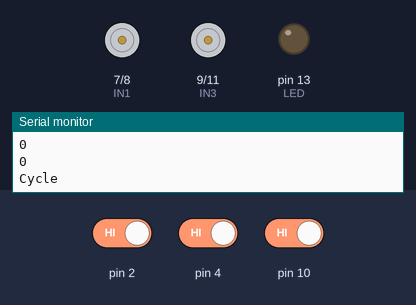
Simulated run of this sketch. Board: Arduino Uno, built with avr-gcc and run on an emulated ATmega328P. On the bench: motor-driver pin pairs drawn as motors (green arrow = first pin HIGH = forward, orange = second pin HIGH = backward, longer = more drive, scaled by the enable pin), output pins drawn as LEDs (lit = HIGH), the last lines printed to the serial monitor. The inputs (shaded band) are chosen by the test bench; at power-on: pin 2 HIGH, pin 4 HIGH, pin 10 HIGH.

Above: at 1.2 s.
1.3 s: pin 2 driven LOW
At 1.8 s:
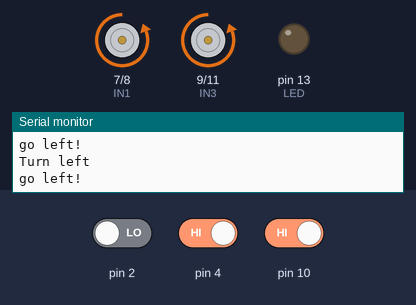
4.3 s: pin 2 driven HIGH
At 5.5 s:
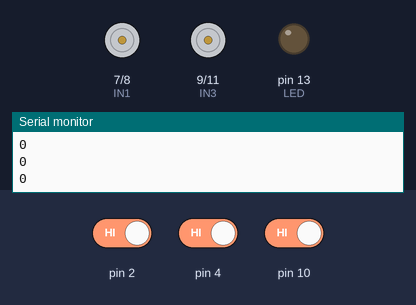
5.8 s: pin 4 driven LOW
At 6.5 s:
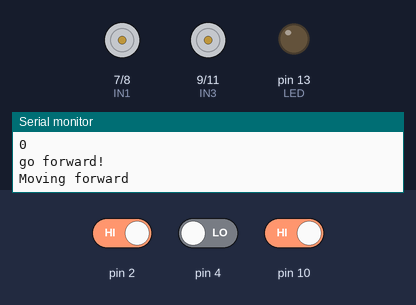
8.8 s: pin 2 driven LOW and pin 4 driven HIGH
At 9.6 s:
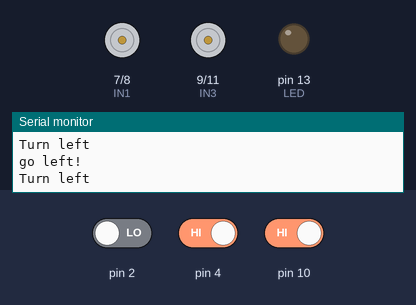
11.8 s: pin 2 driven HIGH and pin 10 driven LOW
14.8 s: pin 10 driven HIGH
At 15.3 s:
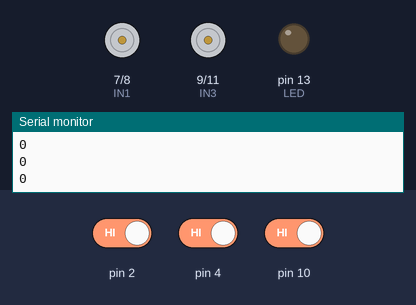
Timing chart, 0 to 17.3 s (numbered marks = the images above; inputs shaded):
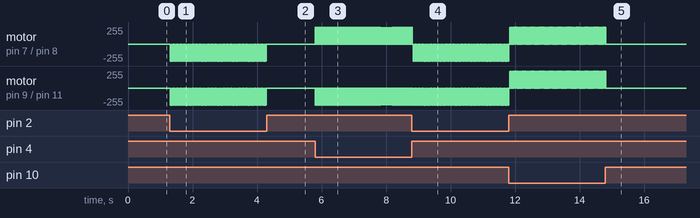

The sketch:

Line_tracking_car.ino
```cpp
//www.elegoo.com

//Line Tracking IO define
#define LT_R !digitalRead(10)
#define LT_M !digitalRead(4)
#define LT_L !digitalRead(2)

#define ENA 5
#define ENB 6
#define IN1 7
#define IN2 8
#define IN3 9
#define IN4 11
#define LED 13

#define carSpeed 150

bool state = LOW;

void forward(){
  digitalWrite(ENA,HIGH);
  digitalWrite(ENB,HIGH);
  digitalWrite(IN1, HIGH);
  digitalWrite(IN2, LOW);
  digitalWrite(IN3, LOW);
  digitalWrite(IN4, HIGH);
  Serial.println("go forward!");
}

void back(){
  digitalWrite(ENA,HIGH);
  digitalWrite(ENB,HIGH);
  digitalWrite(IN1, LOW);
  digitalWrite(IN2, HIGH);
  digitalWrite(IN3, HIGH);
  digitalWrite(IN4, LOW);
  Serial.println("go back!");
}

void left(){
  digitalWrite(ENA,HIGH);
  digitalWrite(ENB,HIGH);
  digitalWrite(IN1, LOW);
  digitalWrite(IN2, HIGH);
  digitalWrite(IN3, LOW);
  digitalWrite(IN4, HIGH);
  Serial.println("go left!");
}

void right(){
  digitalWrite(ENA,HIGH);
  digitalWrite(ENB,HIGH);
  digitalWrite(IN1, HIGH);
  digitalWrite(IN2, LOW);
  digitalWrite(IN3, HIGH);
  digitalWrite(IN4, LOW);
  Serial.println("go right!");
}

void stateChange(){
  state = !state;
  digitalWrite(LED, state);
  Serial.println("Light");
}

void stop(){
   digitalWrite(ENA, LOW);
   digitalWrite(ENB, LOW);
   Serial.println("Stop!");
}

void setup(){
  Serial.begin(9600);
  pinMode(LT_R,INPUT);
  pinMode(LT_M,INPUT);
  pinMode(LT_L,INPUT);
  pinMode(LED, OUTPUT);
  pinMode(IN1,OUTPUT);
  pinMode(IN2,OUTPUT);
  pinMode(IN3,OUTPUT);
  pinMode(IN4,OUTPUT);
  pinMode(ENA,OUTPUT);
  pinMode(ENB,OUTPUT);
  Serial.println("here");
  stop();
}

void loop() {
  Serial.println("Cycle");
  Serial.println(LT_M);
  Serial.println( LT_L);
  Serial.println(LT_R);

  if(LT_M){
    forward();
    analogWrite(ENB, 0);
    analogWrite(ENA, 0);
    Serial.println("Moving forward");
  } else if (LT_R) {
    while (LT_R){
      right();
      analogWrite(ENB, 0);
      analogWrite(ENA, 0);
      Serial.println("Turn right");
    }
  } else if (LT_L) {
    while (LT_L){
      left();
      analogWrite(ENB, 0);
      analogWrite(ENA, 0);
      Serial.println("Turn left");
    }
  }
}
```

Measured:
- after the input at 1.3 s, motor on pin 7 (IN1) / pin 8 (IN2), motor on pin 9 (IN3) / pin 11 (IN4): alternates backward 255/255 for 0.01 s and stopped for 0.01 s, starting at once
- after the input at 4.3 s, motor on pin 7 (IN1) / pin 8 (IN2), motor on pin 9 (IN3) / pin 11 (IN4): stops changing and stays stopped
- after the input at 5.8 s, motor on pin 7 (IN1) / pin 8 (IN2): alternates forward 255/255 for 0.01 s and stopped for 0.03 s, starting at once; motor on pin 9 (IN3) / pin 11 (IN4): alternates backward 255/255 for 0.01 s and stopped for 0.03 s, starting at once
- after the input at 8.8 s, motor on pin 7 (IN1) / pin 8 (IN2): alternates backward 255/255 for 0.01 s and stopped for 0.01 s, starting at once; motor on pin 9 (IN3) / pin 11 (IN4): alternates backward 255/255 for 0.01 s and stopped for 0.01 s, starting after 0.09 s
- after the input at 14.8 s, motor on pin 7 (IN1) / pin 8 (IN2), motor on pin 9 (IN3) / pin 11 (IN4): goes on until 14.8 s, then stays stopped
